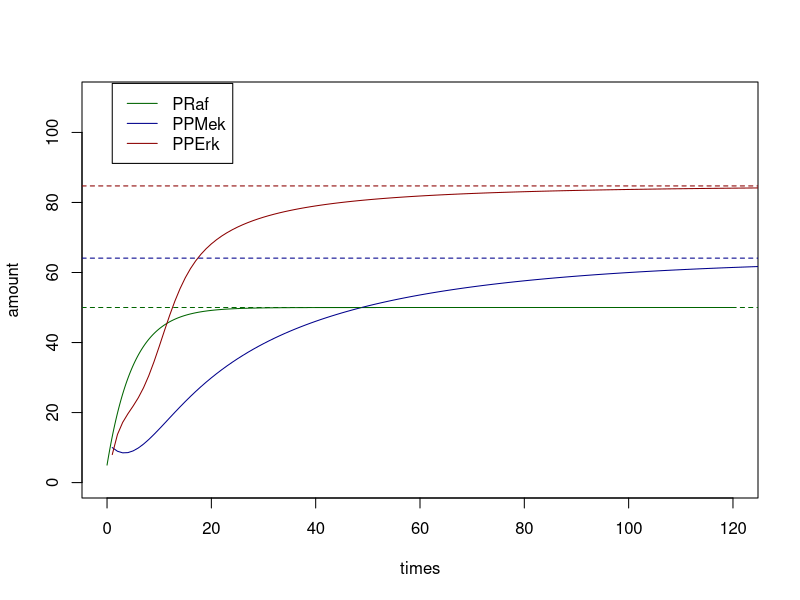
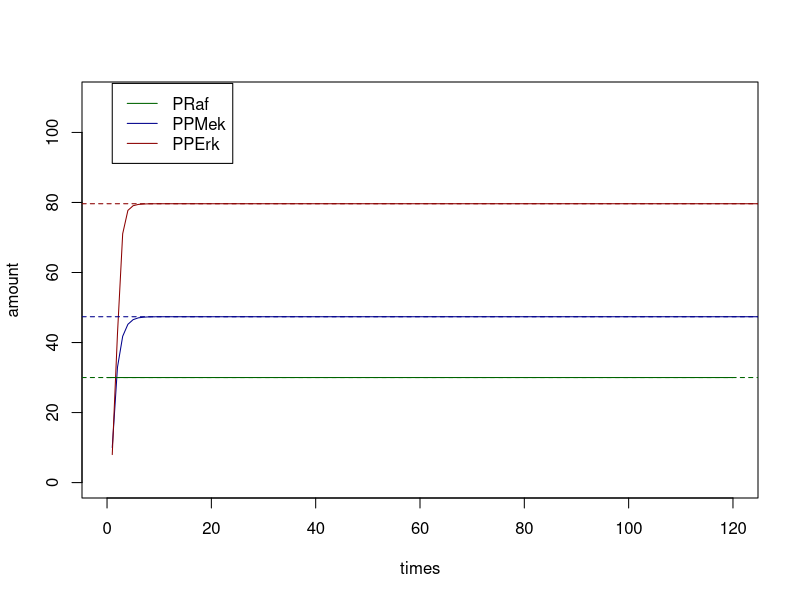
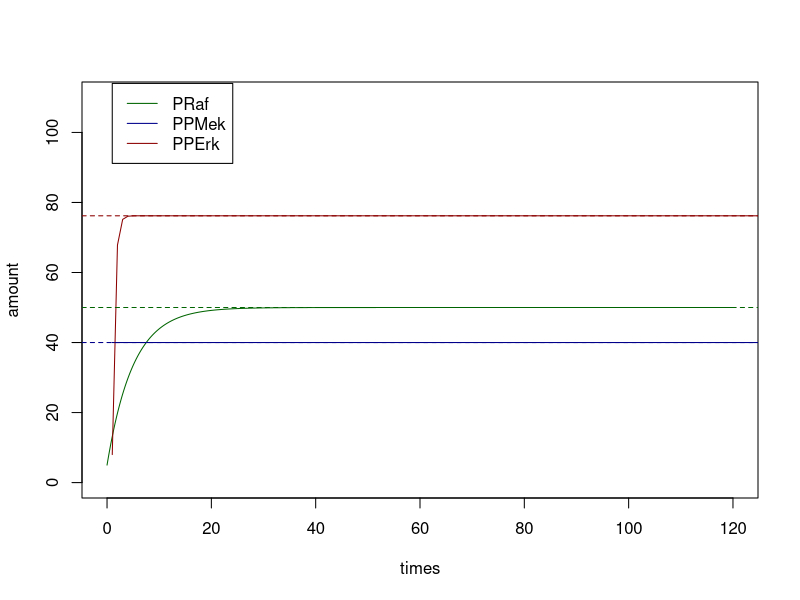
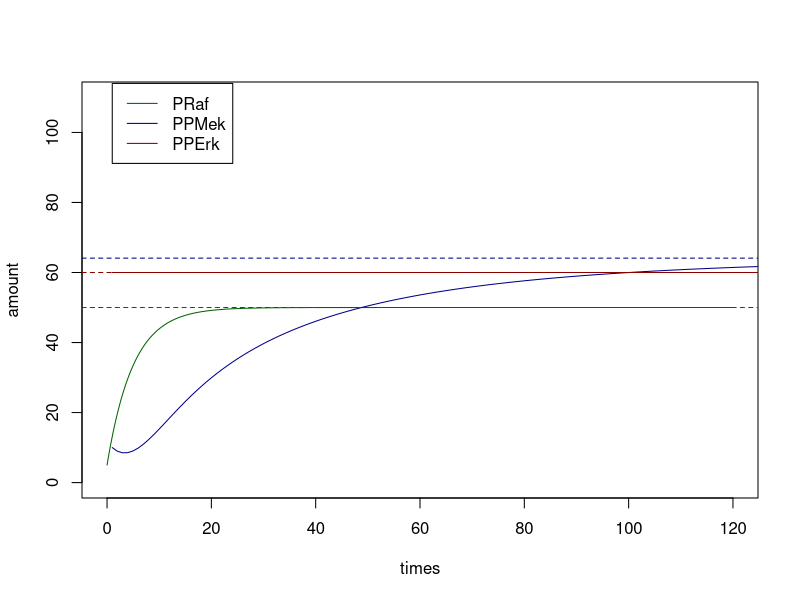
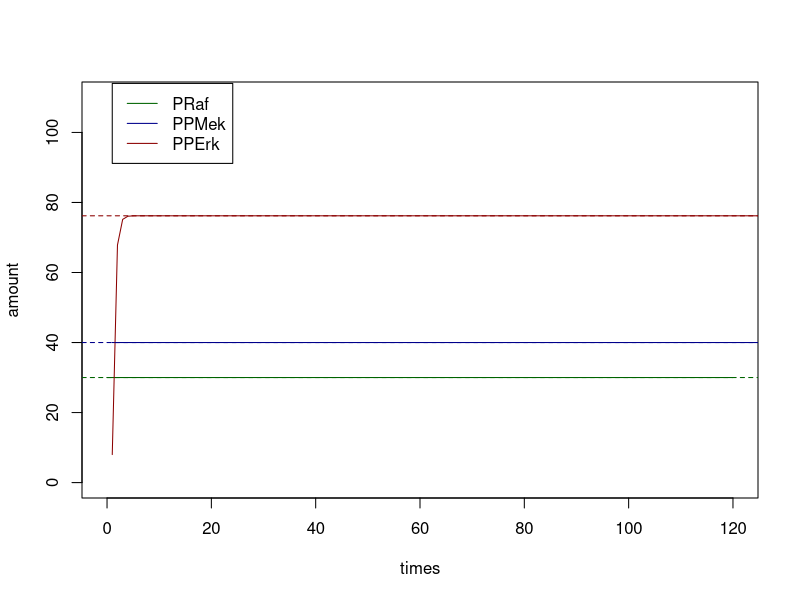
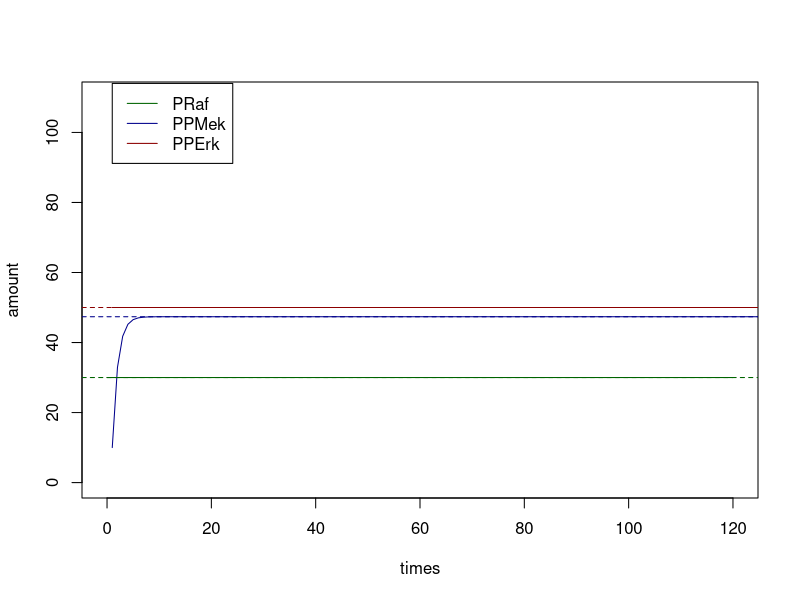
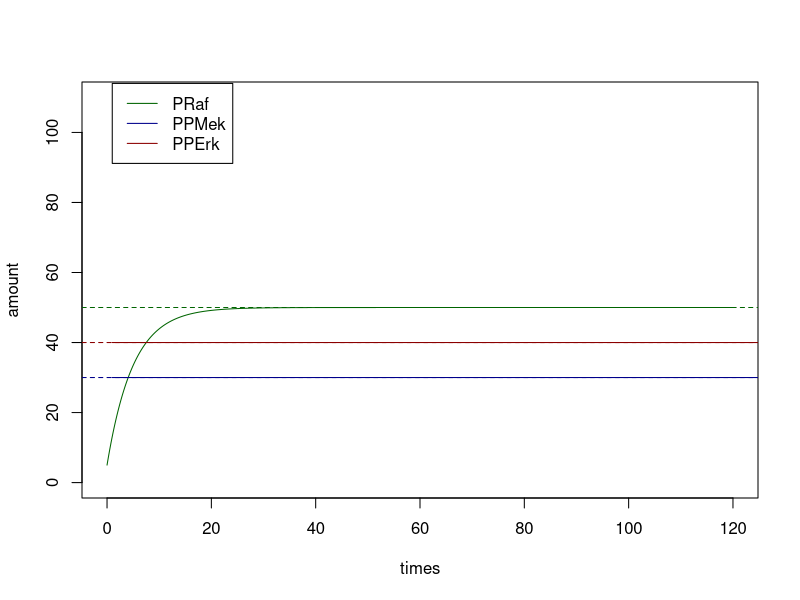
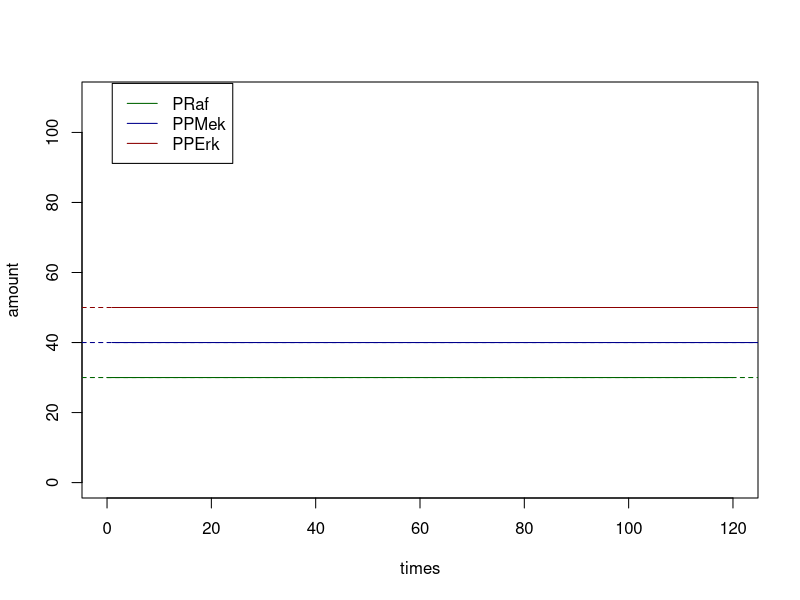

Write R code to recreate these figures, in order.
## ---- chunk 1
suppressWarnings(suppressMessages(library(gdata)))
suppressMessages(suppressMessages(library(tibble)))
## ---- chunk 2
# define MAPK model
dE1 <- function(...) {
  0
}

dPRaf <- function(raf_activate, PRaf, E1, raf_deactivate, TRaf = 100, ...) {
  raf_activate * (TRaf-PRaf) * E1 - raf_deactivate * PRaf
}

dPPMek <- function(mek_activate, mek_deactivate, PRaf, PPMek, TMek = 100, ...) {
  (mek_activate ^ 2) * (PRaf ^ 2) * (TMek - PPMek) / mek_deactivate -       mek_activate * PRaf * PPMek -
    mek_deactivate * PPMek
}

dPPErk <- function(erk_activate, erk_deactivate, PPMek, PPErk, TErk = 100, ...) {
  (erk_activate ^ 2) * (PPMek ^ 2) * (TErk - PPErk) / erk_deactivate -      erk_activate * PPMek * PPErk -
    erk_deactivate * PPErk
}

# define initial rates
rates <- list(
  raf_activate = 0.1,
  raf_deactivate = 0.1,
  mek_activate = 0.1,
  mek_deactivate = 2.0,
  erk_activate = 0.1,
  erk_deactivate = 1.0
)

initial_states <- list(
  E1 = 1,
  PRaf = 5,
  PPMek = 10,
  PPErk = 8
)

times <- seq(0, 120, by = .1)
## ---- chunk 3
meta_model <- function(list_of_models, list_of_ds, rates, states, interventions = NULL) {
  innerRates <- rates
  innerStates <- states
  innerIntervention <- interventions
      
  # update states with interventions 
  if(!is.null(interventions)) {
    for(int in names(interventions)){
      innerStates[[int]] <- interventions[[int]]
    }
  }
  
  
  transition_function <- function(t, states = innerStates, rates = innerRates, interventions = innerIntervention) {
  # check that list_of_models and list_of_ds are of the same length
  # throw an error if otherwise
    if (length(list_of_models) != length(list_of_ds)) 
      stop("Number of functions do not match nubmer of deltas. Check your input.") 
    
    # update states with interventions 
    if(!is.null(interventions)) {
      for(int in names(interventions)){
        states[[int]] <- interventions[[int]]
      }
    }
    
    # calculate original d
    result <- list()
    var <- as.list(c(rates, states))
    for (i in list_of_models) {
      result <- c(result, (do.call(i, var)))
    }
    
    result <- structure(result, names=list_of_ds)
    
    # update intervention
    for (elem in names(interventions)) {
      result[[paste0("d", elem)]] <- 0
    }
    
    list(unlist(result))  
  }
  
  
  attr(transition_function, 'rates') <- as.list(rates)
  attr(transition_function, 'states') <- as.list(states)
  attr(transition_function, 'interventions') <- as.list(interventions)
  return(transition_function)
}
## ---- chunk 4
#before intervention
test_bi <- meta_model(c(dE1, dPRaf, dPPMek, dPPErk), c("dE1", "dPRaf", "dPPMek", "dPPErk"), rates, initial_states)
test_bi()

#after intervention
test_ai <- meta_model(c(dE1, dPRaf, dPPMek, dPPErk), c("dE1", "dPRaf", "dPPMek", "dPPErk"), rates, initial_states, interventions = list(PPMek = 40, PPErk = 30))
test_ai()
## ---- chunk 5
ode_sim_meta_model <- function(meta_model_object, initial_states, times, interventions = NULL) {
  # interventions <- attr(meta_model_object, "interventions")
  # update states with interventions 
  if(!is.null(interventions)) {
    for(int in names(interventions)){
      initial_states[[int]] <- interventions[[int]]
    }
  }
  initial_states <- structure(as.numeric(initial_states), names = names(initial_states))
  rates <- attr(meta_model_object, 'rates')
  rates <- structure(as.numeric(rates), names = names(rates))
  rates <- as.list(rates)
  as_tibble(
    as.data.frame(
      deSolve::ode(
        y = initial_states,
        times = times,
        func = meta_model_object,
        parms = rates
      )
    )
  )
}
## ---- chunk 6
# simulation on a model without intervention
ode_out_meta_model_bi <- ode_sim_meta_model(test_bi, initial_states, times)
head(ode_out_meta_model_bi)
# simulation on a model with intervention
ode_out_meta_model_ai <- ode_sim_meta_model(test_ai, initial_states, times, interventions = list(PPMek = 40, PPErk = 30))
head(ode_out_meta_model_ai)
## ---- chunk 7
mapk_ode_equilM <- function(states, rates, TRaf, TMek, TErk, interventions = NULL) {
  innerState <- states
  innerRate <- rates
  transition_f <- function(states = innerState, rates = innerRate) {

    with(as.list(c(states, rates)), {
      w3 <- raf_activate/raf_deactivate
      w2 <- mek_activate/mek_deactivate
      w1 <- erk_activate/erk_deactivate
      
      t3 <- TRaf
      t2 <- TMek
      t1 <- TErk
      
      if(!is.null(interventions$PRaf)) {
        k3 <- interventions$PRaf
      } else {
        u3 <- w3 * E1
        k3 <- t3 * (u3/(1+u3))      
      }
      
      if(!is.null(interventions$PPMek)) {
        k2 <- interventions$PPMek
      } else {
        u2 <- w2 * k3
        k2 <- t2 * ((u2^2)/(1 + u2 + u2^2))
      }
  
      if(!is.null(interventions$PPErk)) {
        k1 <- interventions$PPErk
      } else {
        u1 <- w1 * k2
        k1 <- t3 * ((u1^2)/(1 + u1 + u1^2))      
      }
  
      list("PRaf" = k3, "PPMek" = k2, "PPErk" = k1)
      
      })
    }
  return(transition_f)
  
}

intervention <- list(PPErk = 30)
# do(equil(M,X=x))
mapk_ode_equilM(states = initial_states, rates, TRaf = 100, TMek = 100, TErk = 100, intervention)()
## ---- chunk 8
g1 <- function(a) a / (1 + a )
g2 <- function(a) a^2 / (1 + a + a^2)

TRaf = 100
TMek = 100
TErk = 100

E1 <- initial_states$E1
Raf <- TRaf * g1(E1 * rates$raf_activate / rates$raf_deactivate)
Mek <- TMek * g2(Raf * rates$mek_activate / rates$mek_deactivate)
Erk <- TErk * g2(Mek * rates$erk_activate / rates$erk_deactivate)

steady_states <- list(Raf=Raf, Mek=Mek, Erk=Erk)
## ---- chunk 9
{plot(times, ode_out_meta_model_bi$PRaf, type='l', col='darkgreen', ylim=c(0, 110), ylab = 'amount')
lines(ode_out_meta_model_bi$PPMek, type='l', col='darkblue', ylim=c(0, 110))
lines(ode_out_meta_model_bi$PPErk, type='l', col='darkred', ylim=c(0, 110))
abline(h = Raf, col='darkgreen', lty=2)
abline(h = Mek, col='darkblue', lty=2)
abline(h = Erk, col='darkred', lty=2)
legend(1,114, legend = c("PRaf","PPMek","PPErk"), col = c('darkgreen','darkblue','darkred'), lty = 1)
}
## ---- chunk 10
# intervene on PRaf
# equil(do(M, X=x))
intervention_PRaf <- list(PRaf = 30)
test_ai_PRaf <- meta_model(c(dE1, dPRaf, dPPMek, dPPErk), c("dE1", "dPRaf", "dPPMek", "dPPErk"), rates, initial_states, interventions = intervention_PRaf)

ode_out_meta_model_ai_PRaf <- ode_sim_meta_model(test_ai_PRaf, initial_states, times, interventions = intervention_PRaf)

# do(equil(M, X = x))
do_equil_M_PRaf <- mapk_ode_equilM(states = initial_states, rates, TRaf = 100, TMek = 100, TErk = 100, intervention_PRaf)()


{plot(times, ode_out_meta_model_ai_PRaf$PRaf, type='l', col='darkgreen', ylim=c(0, 110), ylab = 'amount')
lines(ode_out_meta_model_ai_PRaf$PPMek, type='l', col='darkblue', ylim=c(0, 110))
lines(ode_out_meta_model_ai_PRaf$PPErk, type='l', col='darkred', ylim=c(0, 110))
abline(h = do_equil_M_PRaf$PRaf, col='darkgreen', lty=2)
abline(h = do_equil_M_PRaf$PPMek, col='darkblue', lty=2)
abline(h = do_equil_M_PRaf$PPErk, col='darkred', lty=2)
legend(1,114, legend = c("PRaf","PPMek","PPErk"), col = c('darkgreen','darkblue','darkred'), lty = 1)
}
## ---- chunk 11
# intervene on PPMek
# equil(do(M, X=x))
intervention_PPMek <- list(PPMek = 40)
test_ai_PPMek <- meta_model(c(dE1, dPRaf, dPPMek, dPPErk), c("dE1", "dPRaf", "dPPMek", "dPPErk"), rates, initial_states, interventions = intervention_PPMek)

ode_out_meta_model_ai_PPMek <- ode_sim_meta_model(test_ai_PPMek, initial_states, times, interventions = intervention_PPMek)

# do(equil(M, X = x))
do_equil_M_PPMek <- mapk_ode_equilM(states = initial_states, rates, TRaf = 100, TMek = 100, TErk = 100, intervention_PPMek)()


{plot(times, ode_out_meta_model_ai_PPMek$PRaf, type='l', col='darkgreen', ylim=c(0, 110), ylab = 'amount')
lines(ode_out_meta_model_ai_PPMek$PPMek, type='l', col='darkblue', ylim=c(0, 110))
lines(ode_out_meta_model_ai_PPMek$PPErk, type='l', col='darkred', ylim=c(0, 110))
abline(h = do_equil_M_PPMek$PRaf, col='darkgreen', lty=2)
abline(h = do_equil_M_PPMek$PPMek, col='darkblue', lty=2)
abline(h = do_equil_M_PPMek$PPErk, col='darkred', lty=2)
legend(1,114, legend = c("PRaf","PPMek","PPErk"), col = c('darkgreen','darkblue','darkred'), lty = 1)
}
## ---- chunk 12
# intervene on PPErk
# equil(do(M, X=x))
intervention_PPErk <- list(PPErk = 60)
test_ai_PPErk <- meta_model(c(dE1, dPRaf, dPPMek, dPPErk), c("dE1", "dPRaf", "dPPMek", "dPPErk"), rates, initial_states, interventions = intervention_PPErk)

ode_out_meta_model_ai_PPErk <- ode_sim_meta_model(test_ai_PPErk, initial_states, times, interventions = intervention_PPErk)

# do(equil(M, X = x))
do_equil_M_PPErk <- mapk_ode_equilM(states = initial_states, rates, TRaf = 100, TMek = 100, TErk = 100, intervention_PPErk)()


{plot(times, ode_out_meta_model_ai_PPErk$PRaf, type='l', col='darkgreen', ylim=c(0, 110), ylab = 'amount')
lines(ode_out_meta_model_ai_PPErk$PPMek, type='l', col='darkblue', ylim=c(0, 110))
lines(ode_out_meta_model_ai_PPErk$PPErk, type='l', col='darkred', ylim=c(0, 110))
abline(h = do_equil_M_PPErk$PRaf, col='darkgreen', lty=2)
abline(h = do_equil_M_PPErk$PPMek, col='darkblue', lty=2)
abline(h = do_equil_M_PPErk$PPErk, col='darkred', lty=2)
legend(1,114, legend = c("PRaf","PPMek","PPErk"), col = c('darkgreen','darkblue','darkred'), lty = 1)
}
## ---- chunk 13
# intervene on PRaf and PPMek
# calculate do(equil(M, X = x))

intervention_PRaf_PPMek <- list(PPMek = 40, PRaf = 30)
test_ai_PRaf_PPMek <- meta_model(c(dE1, dPRaf, dPPMek, dPPErk), c("dE1", "dPRaf", "dPPMek", "dPPErk"), rates, initial_states, interventions = intervention_PRaf_PPMek)
ode_out_meta_model_ai_PRaf_PPMek <- ode_sim_meta_model(test_ai_PRaf_PPMek, initial_states, times, interventions = intervention_PRaf_PPMek)

do_equil_M_PPMek_PRaf <- mapk_ode_equilM(states = initial_states, rates, TRaf = 100, TMek = 100, TErk = 100, intervention_PRaf_PPMek)()


{plot(times, ode_out_meta_model_ai_PRaf_PPMek$PRaf, type='l', col='darkgreen', ylim=c(0, 110), ylab = 'amount')
lines(ode_out_meta_model_ai_PRaf_PPMek$PPMek, type='l', col='darkblue', ylim=c(0, 110))
lines(ode_out_meta_model_ai_PRaf_PPMek$PPErk, type='l', col='darkred', ylim=c(0, 110))
abline(h = do_equil_M_PPMek_PRaf$PRaf, col='darkgreen', lty=2)
abline(h = do_equil_M_PPMek_PRaf$PPMek, col='darkblue', lty=2)
abline(h = do_equil_M_PPMek_PRaf$PPErk, col='darkred', lty=2)
legend(1,114, legend = c("PRaf","PPMek","PPErk"), col = c('darkgreen','darkblue','darkred'), lty = 1)
}
## ---- chunk 14
# intervene on PRaf and PPErk
# equil(do(M, X=x))
intervention_PRaf_PPErk <- list(PRaf = 30, PPErk = 50)
test_ai_PRaf_PPErk <- meta_model(c(dE1, dPRaf, dPPMek, dPPErk), c("dE1", "dPRaf", "dPPMek", "dPPErk"), rates, initial_states, interventions = intervention_PRaf_PPErk)

ode_out_meta_model_ai_PRaf_PPErk <- ode_sim_meta_model(test_ai_PRaf_PPErk, initial_states, times, interventions = intervention_PRaf_PPErk)

# do(equil(M, X = x))
do_equil_M_PRaf_PPErk <- mapk_ode_equilM(states = initial_states, rates, TRaf = 100, TMek = 100, TErk = 100, intervention_PRaf_PPErk)()


{plot(times, ode_out_meta_model_ai_PRaf_PPErk$PRaf, type='l', col='darkgreen', ylim=c(0, 110), ylab = 'amount')
lines(ode_out_meta_model_ai_PRaf_PPErk$PPMek, type='l', col='darkblue', ylim=c(0, 110))
lines(ode_out_meta_model_ai_PRaf_PPErk$PPErk, type='l', col='darkred', ylim=c(0, 110))
abline(h = do_equil_M_PRaf_PPErk$PRaf, col='darkgreen', lty=2)
abline(h = do_equil_M_PRaf_PPErk$PPMek, col='darkblue', lty=2)
abline(h = do_equil_M_PRaf_PPErk$PPErk, col='darkred', lty=2)
legend(1,114, legend = c("PRaf","PPMek","PPErk"), col = c('darkgreen','darkblue','darkred'), lty = 1)
}
## ---- chunk 15
# intervene on PPMek and PPErk
# equil(do(M, X=x))
intervention_PPMek_PPErk <- list(PPMek = 30, PPErk = 40)
test_ai_PPMek_PPErk <- meta_model(c(dE1, dPRaf, dPPMek, dPPErk), c("dE1", "dPRaf", "dPPMek", "dPPErk"), rates, initial_states, interventions = intervention_PPMek_PPErk)

ode_out_meta_model_ai_PPMek_PPErk <- ode_sim_meta_model(test_ai_PPMek_PPErk, initial_states, times, interventions = intervention_PPMek_PPErk)

# do(equil(M, X = x))
do_equil_M_PPMek_PPErk <- mapk_ode_equilM(states = initial_states, rates, TRaf = 100, TMek = 100, TErk = 100, intervention_PPMek_PPErk)()


{plot(times, ode_out_meta_model_ai_PPMek_PPErk$PRaf, type='l', col='darkgreen', ylim=c(0, 110), ylab = 'amount')
lines(ode_out_meta_model_ai_PPMek_PPErk$PPMek, type='l', col='darkblue', ylim=c(0, 110))
lines(ode_out_meta_model_ai_PPMek_PPErk$PPErk, type='l', col='darkred', ylim=c(0, 110))
abline(h = do_equil_M_PPMek_PPErk$PRaf, col='darkgreen', lty=2)
abline(h = do_equil_M_PPMek_PPErk$PPMek, col='darkblue', lty=2)
abline(h = do_equil_M_PPMek_PPErk$PPErk, col='darkred', lty=2)
legend(1,114, legend = c("PRaf","PPMek","PPErk"), col = c('darkgreen','darkblue','darkred'), lty = 1)
}
## ---- chunk 16
# intervene on PRaf, PPMek and PPErk b/c why not
# equil(do(M, X=x))
intervention_PRaf_PPMek_PPErk <- list(PRaf = 30, PPMek = 40, PPErk = 50)
test_ai_PRaf_PPMek_PPErk <- meta_model(c(dE1, dPRaf, dPPMek, dPPErk), c("dE1", "dPRaf", "dPPMek", "dPPErk"), rates, initial_states, interventions = intervention_PRaf_PPMek_PPErk)

ode_out_meta_model_ai_PRaf_PPMek_PPErk <- ode_sim_meta_model(test_ai_PRaf_PPMek_PPErk, initial_states, times, interventions = intervention_PRaf_PPMek_PPErk)

# do(equil(M, X = x))
do_equil_M_PRaf_PPMek_PPErk <- mapk_ode_equilM(states = initial_states, rates, TRaf = 100, TMek = 100, TErk = 100, intervention_PRaf_PPMek_PPErk)()


{plot(times, ode_out_meta_model_ai_PRaf_PPMek_PPErk$PRaf, type='l', col='darkgreen', ylim=c(0, 110), ylab = 'amount')
lines(ode_out_meta_model_ai_PRaf_PPMek_PPErk$PPMek, type='l', col='darkblue', ylim=c(0, 110))
lines(ode_out_meta_model_ai_PRaf_PPMek_PPErk$PPErk, type='l', col='darkred', ylim=c(0, 110))
abline(h = do_equil_M_PRaf_PPMek_PPErk$PRaf, col='darkgreen', lty=2)
abline(h = do_equil_M_PRaf_PPMek_PPErk$PPMek, col='darkblue', lty=2)
abline(h = do_equil_M_PRaf_PPMek_PPErk$PPErk, col='darkred', lty=2)
legend(1,114, legend = c("PRaf","PPMek","PPErk"), col = c('darkgreen','darkblue','darkred'), lty = 1)
}
